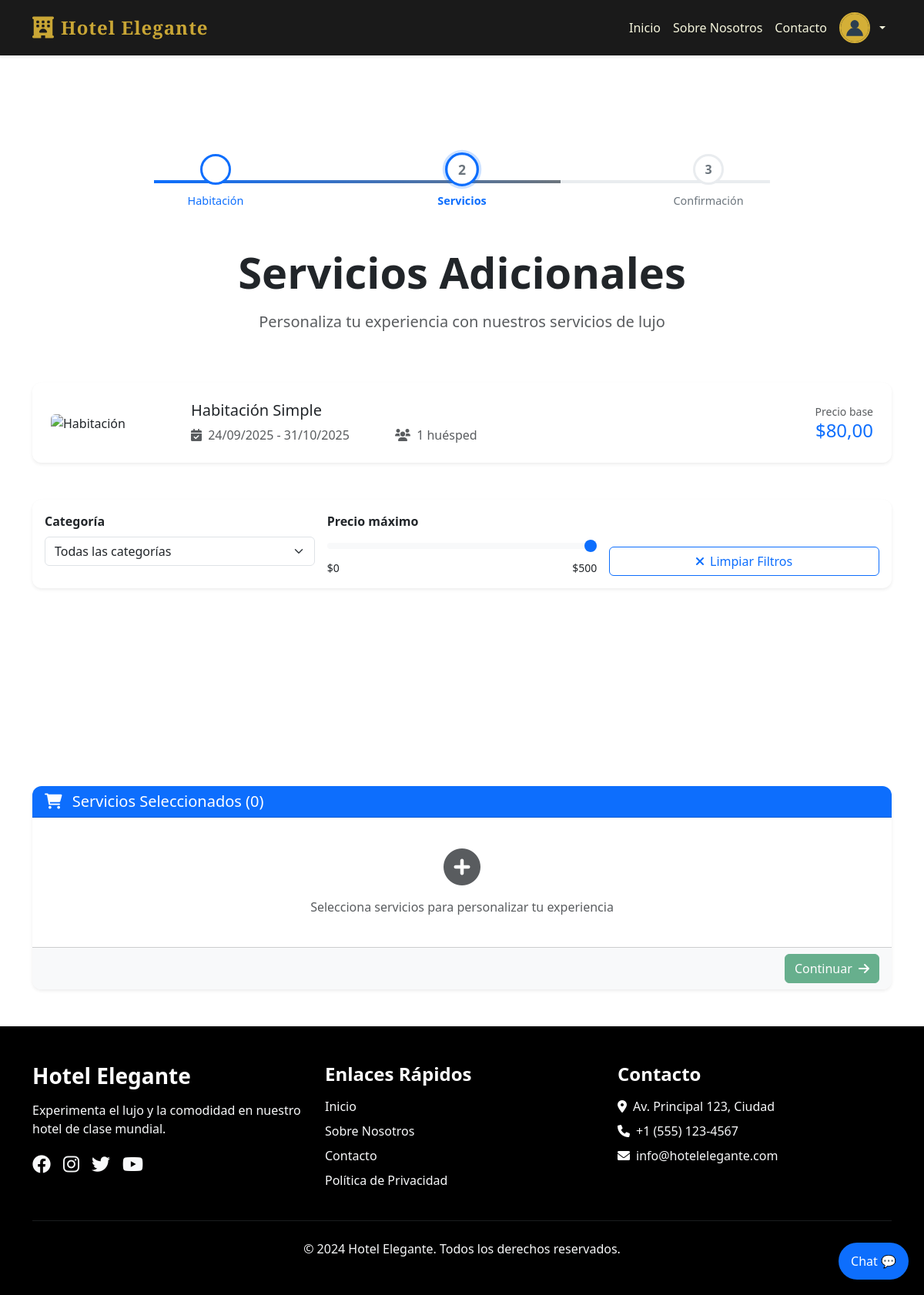
The page /reservas/servicio/ (signed in) on the database its author committed.
### reservas/models.py (models this page shows, shortened)
class Reserva(models.Model):
    ESTADOS_RESERVA = [
        ('pendiente', 'Pendiente'),
        ('confirmada', 'Confirmada'),
        ('activa', 'Activa'),
        ('completada', 'Completada'),
        ('cancelada', 'Cancelada'),
    ]
    METODOS_PAGO = [
        ('efectivo', 'Efectivo'),
        ('debito', 'Débito'),
        ('credito', 'Crédito'),
        ('mercadopago', 'MercadoPago'),
        ('paypal', 'PayPal'),
        ('crypto', 'Criptomonedas'),
        ('transferencia', 'Transferencia Bancaria'),
    ]
    usuario = models.ForeignKey(User, on_delete=models.CASCADE)
    tipo_habitacion = models.ForeignKey(TipoHabitacion, on_delete=models.CASCADE, related_name='reservas')
    habitacion_asignada = models.ForeignKey(Habitacion, on_delete=models.SET_NULL, null=True, blank=True,
                                          help_text="Habitación específica asignada al hacer check-in")
    cantidad_habitaciones = models.PositiveIntegerField(default=1, help_text="Cantidad de habitaciones reservadas")
    servicios = models.ManyToManyField(Servicio, blank=True)
    plan = models.ForeignKey(Plan, on_delete=models.SET_NULL, null=True, blank=True)
    promocion = models.ForeignKey(Promocion, on_delete=models.SET_NULL, null=True, blank=True)
    fecha_reserva = models.DateTimeField(auto_now_add=True)
    estado = models.CharField(max_length=20, choices=ESTADOS_RESERVA, default='pendiente')
    metodo_pago = models.CharField(max_length=20, choices=METODOS_PAGO, blank=True, null=True)
    token = models.CharField(max_length=64, default=uuid.uuid4, editable=False, unique=True)
    monto = models.DecimalField(max_digits=10, decimal_places=2, default=0)
    check_in = models.DateField(null=True, blank=True)
    check_out = models.DateField(null=True, blank=True)
    cantidad_huespedes = models.PositiveIntegerField(default=1)
    class Meta:
        ordering = ['-fecha_reserva']
        verbose_name = "Reserva"
        verbose_name_plural = "Reservas"

### habitaciones/models.py (models this page shows, shortened)
class TipoHabitacion(models.Model):
    nombre = models.CharField(max_length=100, unique=True)
    precio = models.DecimalField(max_digits=10, decimal_places=2)
    capacidad = models.PositiveIntegerField(default=1)
    stock_total = models.PositiveIntegerField(default=0, help_text="Cantidad total de habitaciones de este tipo")
    stock_disponible = models.PositiveIntegerField(default=0, help_text="Cantidad disponible para reservar")
    descripcion = models.TextField(blank=True, null=True)
    imagen = models.ImageField(upload_to='tipos_habitaciones/', blank=True, null=True)
    activo = models.BooleanField(default=True)
    class Meta:
        verbose_name = "Tipo de Habitación"
        verbose_name_plural = "Tipos de Habitaciones"

### reservas/views.py (the view, shortened to what this page needs)
# urls.py: path('servicio/', views.seleccionar_servicio, name='seleccionar_servicio'),
@login_required
def seleccionar_servicio(request, reserva_id=None):
    if not reserva_id:
        reserva_id = request.session.get('reserva_id')
        if not reserva_id:
            return redirect('seleccionar_tipos')
    reserva = get_object_or_404(Reserva, id=reserva_id, usuario=request.user)
    servicios = Servicio.objects.all()
    request.session['reserva_id'] = reserva.id
    servicios_seleccionados = list(reserva.servicios.all().values('id', 'nombre', 'precio'))
    return render(request, 'reservas/seleccionar_servicio.html', {
        'reserva': reserva,
        'tipo_habitacion': reserva.tipo_habitacion,
        'servicios': servicios,
        'servicios_seleccionados_json': json.dumps(servicios_seleccionados),
    })

### administracion/permissions.py (called while the page is built, shortened)
def obtener_roles_usuario(usuario):
    if not usuario.is_authenticated:
        return []
    return UsuarioRol.objects.filter(
        usuario=usuario,
        activo=True,
        rol__activo=True
    ).select_related('rol')

def es_super_admin(usuario):
    if not usuario.is_authenticated:
        return False
    if usuario.is_superuser:
        return True

def obtener_permisos_usuario(usuario):
    if not usuario.is_authenticated:
        return {}
    if usuario.is_superuser:
        from .models import Permiso
        permisos = Permiso.objects.all()
        permisos_dict = {}
        for permiso in permisos:
            if permiso.modulo not in permisos_dict:
                permisos_dict[permiso.modulo] = []
            permisos_dict[permiso.modulo].append(permiso.accion)
        return permisos_dict

def permisos_context(request):
    if request.user.is_authenticated:
        permisos_raw = obtener_permisos_usuario(request.user)
        return {
            'user_permissions': permisos_raw,
            'permisos': convertir_permisos_para_template(permisos_raw),
            'user_roles': [ur.rol for ur in obtener_roles_usuario(request.user)],
            'is_super_admin': es_super_admin(request.user),
        }
    return {}

### reservas/templates/reservas/seleccionar_servicio.html (shortened to what this page needs)
{% extends 'base.html' %}
{% block extra_css %}
<link rel="stylesheet" href="/static/css/progress-bar.css">
{% endblock %}
{% block content %}
<div class="container-fluid py-5" style="background: linear-gradient(135deg, var(--hotel-beige) 0%, var(--hotel-cream) 100%);">
    <div class="container">
        <div class="row mb-5">
            <div class="col-12">
                <div class="progress-container">
                    <div class="progress-bar-fill" style="width: 66%;"></div>
                    <div class="progress-step completed">
                        <div class="step-circle">
                            <i class="fas fa-check step-icon"></i>
                        </div>
                        <div class="step-label">Habitación</div>
                    </div>
                    <div class="progress-step active">
                        <div class="step-circle">
                            <span class="step-number">2</span>
                        </div>
                        <div class="step-label">Servicios</div>
                    </div>
                    <div class="progress-step">
                        <div class="step-circle">
                            <span class="step-number">3</span>
                        </div>
                        <div class="step-label">Confirmación</div>
                    </div>
                </div>
            </div>
        </div>
        <div class="row mb-5">
            <div class="col-12 text-center">
                <h1 class="display-4 fw-bold text-dark mb-3">Servicios Adicionales</h1>
                <p class="lead text-muted">Personaliza tu experiencia con nuestros servicios de lujo</p>
            </div>
        </div>
        <div class="row mb-5">
            <div class="col-12">
                <div class="card shadow-sm border-0 reservation-summary">
                    <div class="card-body p-4">
                        <div class="row align-items-center">
                            <div class="col-md-2">
                                {% if reserva.tipo_habitacion.imagen %}
                                    <img src="{{ reserva.tipo_habitacion.imagen.url }}" class="img-fluid rounded" alt="{{ reserva.tipo_habitacion.nombre }}">
                                {% else %}
                                    <img src="/placeholder.svg?height=100&width=150" class="img-fluid rounded" alt="Habitación">
                                {% endif %}
                            </div>
                            <div class="col-md-6">
                                <h5 class="mb-2">{{ reserva.tipo_habitacion.nombre }} {% if reserva.cantidad_habitaciones > 1 %}({{ reserva.cantidad_habitaciones }} habitaciones){% endif %}</h5>
                                <div class="row g-2 text-muted">
                                    <div class="col-6">
                                        <i class="fas fa-calendar-check me-1"></i>
                                        {{ reserva.check_in|date:"d/m/Y" }} - {{ reserva.check_out|date:"d/m/Y" }}
                                    </div>
                                    <div class="col-6">
                                        <i class="fas fa-users me-1"></i>
                                        {{ reserva.cantidad_huespedes }} huésped{{ reserva.cantidad_huespedes|pluralize:"es" }}
                                    </div>
                                </div>
                            </div>
                            <div class="col-md-4 text-end">
                                <div class="price-summary">
                                    <small class="text-muted d-block">Precio base</small>
                                    <h4 class="text-primary mb-0">${{ reserva.monto }}</h4>
                                </div>
                            </div>
                        </div>
                    </div>
                </div>
            </div>
        </div>
        <div class="row mb-4">
            <div class="col-12">
                <div class="card shadow-sm border-0">
                    <div class="card-body">
                        <div class="row g-3">
                            <div class="col-md-4">
                                <label class="form-label fw-semibold">Categoría</label>
                                <select class="form-select" id="filtro-categoria">
                                    <option value="">Todas las categorías</option>
                                </select>
                            </div>
                            <div class="col-md-4">
                                <label class="form-label fw-semibold">Precio máximo</label>
                                <input type="range" class="form-range" id="precio-maximo" min="0" max="500" value="500">
                                <div class="d-flex justify-content-between">
                                    <small>$0</small>
                                    <small id="precio-valor">$500</small>
                                </div>
                            </div>
                            <div class="col-md-4 d-flex align-items-end">
                                <button class="btn btn-outline-primary w-100" id="limpiar-filtros">
                                    <i class="fas fa-times me-2"></i>Limpiar Filtros
                                </button>
                            </div>
                        </div>
                    </div>
                </div>
            </div>
        </div>
        <div class="row" id="servicios-grid">
            {% for servicio in servicios %}
            <div class="col-lg-4 col-md-6 mb-4 servicio-item" data-categoria="{{ servicio.categoria }}" data-precio="{{ servicio.precio }}">
            </div>
            {% endfor %}
        </div>
        <form method="POST" id="form-reserva">
            <div class="row mt-5">
                <div class="col-12">
                    <div class="card shadow-sm border-0 selected-services-card">
                        <div class="card-header bg-primary text-white">
                            <h5 class="mb-0">
                                <i class="fas fa-shopping-cart me-2"></i>
                                Servicios Seleccionados (<span id="servicios-count">0</span>)
                            </h5>
                        </div>
                        <div class="card-body" id="servicios-seleccionados">
                        </div>
                        <div class="card-footer bg-light text-end">
                            <button type="submit" class="btn btn-success" id="continuar-reserva" disabled>
                                Continuar <i class="fas fa-arrow-right ms-1"></i>
                            </button>
                        </div>
                    </div>
                </div>
            </div>
        </form>
    </div>
</div>
{% endblock %}

### hotel/static/css/style.css (style rules this page uses)
:root { --vino: #6E0B14; --beige: #F5F5DC; --negro: #1A1A1A; --dorado: #C9A635; --texto: #2A2A2A; --bs-primary: var(--vino); --bs-secondary: var(--dorado); }
html { font-size: 16px; -webkit-text-size-adjust: 100%; }
.card { border: none; border-radius: 12px; box-shadow: 0 4px 12px rgba(0,0,0,0.08); overflow: hidden; transition: transform 0.3s ease, box-shadow 0.3s ease; height: 100%; }

### hotel/static/css/progress-bar.css (style rules this page uses)
.progress-container { display: flex; justify-content: space-between; align-items: center; position: relative; max-width: 800px; margin: 0 auto; padding: 0 20px; }
.progress-container::before { content: ''; position: absolute; top: 50%; left: 0; transform: translateY(-50%); height: 4px; width: 100%; background-color: #e9ecef; z-index: 0; }
.progress-bar-fill { position: absolute; top: 50%; left: 0; transform: translateY(-50%); height: 4px; background: linear-gradient(90deg, var(--hotel-primary, #0d6efd) 0%, var(--hotel-secondary, #6c757d) 100%); transition: width 0.5s ease; z-index: 1; }
.progress-step { position: relative; z-index: 2; display: flex; flex-direction: column; align-items: center; text-align: center; width: 120px; }
.step-circle { width: 40px; height: 40px; border-radius: 50%; background-color: #fff; border: 3px solid #e9ecef; display: flex; align-items: center; justify-content: center; margin-bottom: 10px; font-weight: bold; color: #6c757d; transition: all 0.3s ease; position: relative; overflow: hidden; }
.step-circle::after { content: ''; position: absolute; top: 0; left: 0; width: 100%; height: 100%; background-color: var(--hotel-primary, #0d6efd); border-radius: 50%; transform: scale(0); transition: transform 0.3s ease; z-index: -1; }
.step-label { color: #6c757d; font-weight: 500; font-size: 0.9rem; transition: color 0.3s ease; }
.step-icon { opacity: 0; position: absolute; color: white; transition: opacity 0.3s ease; }
.step-number { transition: opacity 0.3s ease; }
.progress-step.completed .step-circle { border-color: var(--hotel-primary, #0d6efd); color: white; }
.progress-step.completed .step-circle::after { transform: scale(1); }
.progress-step.completed .step-label { color: var(--hotel-primary, #0d6efd); }
.progress-step.completed .step-icon { opacity: 1; }
.progress-step.active .step-circle { border-color: var(--hotel-primary, #0d6efd); box-shadow: 0 0 0 3px rgba(13, 110, 253, 0.2); transform: scale(1.1); }
.progress-step.active .step-label { color: var(--hotel-primary, #0d6efd); font-weight: 600; }
.progress-step.active .step-circle { animation: pulse 2s infinite; }

### rows shown on the page
Reserva: tipo_habitacion.nombre "Habitación Simple", check_in "24/09/2025", check_out "31/10/2025", cantidad_huespedes "1", monto "80,00"
